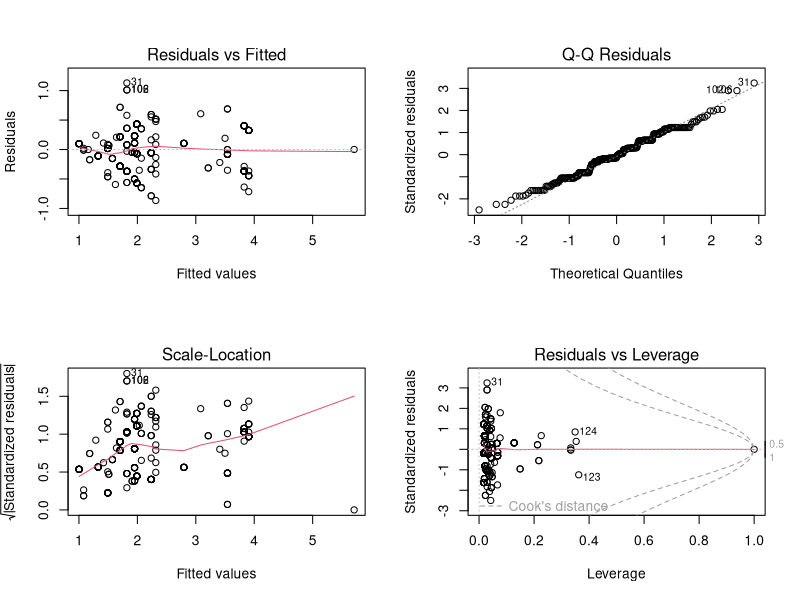

R code for this plot:
## ---- chunk 1
#tab <- read.xlsx("/Users/emiliecordier/Downloads/M2 MODE/")
#summary(tab) # pour décrire variables (quantitatives, qualitatives, ...)
## ---- chunk 2
#mod<- glmm(TailleR~ contexte_paysager + (1|sexe)+(1|mois_capture)+(1|nom_site)+(1|capture)+(1|annee),data=tab)
## ---- chunk 3
#| label: import
Abeilles <- read.table("Data_abeilles.txt", header = TRUE, dec = ",",
                       stringsAsFactors = TRUE)
Abeilles <- Abeilles[, -8]
Abeilles_clean <- na.omit(Abeilles)

# Niveaux de référence (intercept) et effectifs
levels(Abeilles_clean$genre)
levels(Abeilles_clean$contexte_paysager)
table(Abeilles_clean$genre)
## ---- chunk 4
#| label: modeles
# mod1 : genre seul
mod1 <- lm(TailleR ~ genre, data = Abeilles_clean)
summary(mod1)
anova(mod1)
## ---- chunk 5
# mod2 : + sexe
mod2 <- lm(TailleR ~ genre + sexe, data = Abeilles_clean)
summary(mod2)
anova(mod2)
## ---- chunk 6
# mod3 : + contexte paysager
mod3 <- lm(TailleR ~ genre + sexe + contexte_paysager, data = Abeilles_clean)
summary(mod3)
anova(mod3)
## ---- chunk 7
# mod4 : + imperméabilisation (effet additif)
mod4 <- lm(TailleR ~ genre + sexe + contexte_paysager + Impermeabilisation500m,
           data = Abeilles_clean)
summary(mod4)
anova(mod4)
## ---- chunk 8
# mod5 : interaction contexte x imperméabilisation
mod5 <- lm(TailleR ~ genre + sexe + contexte_paysager * Impermeabilisation500m,
           data = Abeilles_clean)
summary(mod5)
anova(mod5)
## ---- chunk 9
#| label: aic
# Étape 0 : modèle nul
mod0 <- lm(TailleR ~ 1, data = Abeilles_clean)
add1(mod0, ~ genre + sexe + lectisme + contexte_paysager + Impermeabilisation500m)
# -> genre : AIC le plus bas (-478,7)

# Étape 1 : genre
mod_genre <- lm(TailleR ~ genre, data = Abeilles_clean)
add1(mod_genre, ~ genre + sexe + lectisme + contexte_paysager + Impermeabilisation500m)
# -> contexte_paysager : AIC le plus bas (-535,1)

# Étape 2 : genre + contexte
mod_gc <- lm(TailleR ~ genre + contexte_paysager, data = Abeilles_clean)
add1(mod_gc, ~ genre + sexe + lectisme + contexte_paysager + Impermeabilisation500m)
# -> sexe : AIC le plus bas (-549,6)

# Étape 3 : genre + contexte + sexe
mod_gcs <- lm(TailleR ~ genre + contexte_paysager + sexe, data = Abeilles_clean)
add1(mod_gcs, ~ genre + sexe + lectisme + contexte_paysager + Impermeabilisation500m)
# -> aucun ajout ne fait baisser l'AIC (-547,8 et -548,2 > -549,6) : on s'arrête
## ---- chunk 10
#| label: final
summary(mod_gcs)
anova(mod_gcs)
mod_gcs$coefficients
## ---- chunk 11
#| label: predict
# Exemple (adapter les niveaux à ceux de votre jeu de données)
nouveau <- data.frame(genre = "Bombus",
                      contexte_paysager = "urbain",
                      sexe = "m")
predict(mod_gcs, newdata = nouveau, interval = "prediction")
## ---- chunk 12
#| label: diagnostics
par(mfrow = c(2, 2))
plot(mod_gcs)
par(mfrow = c(1, 1))
## ---- chunk 13
sessionInfo()
